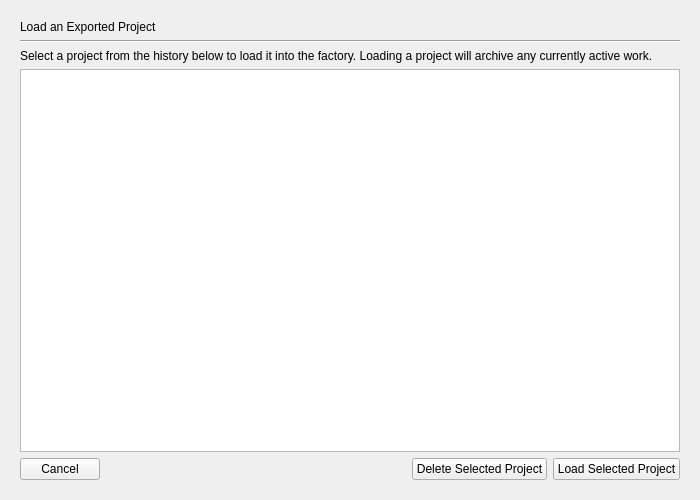
<?xml version="1.0" encoding="UTF-8"?>
<ui version="4.0">
 <class>LoadProjectPage</class>
 <widget class="QWidget" name="LoadProjectPage">
  <property name="geometry">
   <rect>
    <x>0</x>
    <y>0</y>
    <width>700</width>
    <height>500</height>
   </rect>
  </property>
  <property name="windowTitle">
   <string>Form</string>
  </property>
  <layout class="QVBoxLayout" name="verticalLayout">
   <property name="leftMargin">
    <number>20</number>
   </property>
   <property name="topMargin">
    <number>20</number>
   </property>
   <property name="rightMargin">
    <number>20</number>
   </property>
   <property name="bottomMargin">
    <number>20</number>
   </property>
   <item>
    <widget class="QLabel" name="headerLabel">
     <property name="text">
      <string>Load an Exported Project</string>
     </property>
    </widget>
   </item>
   <item>
    <widget class="Line" name="line">
     <property name="orientation">
      <enum>Qt::Horizontal</enum>
     </property>
    </widget>
   </item>
   <item>
    <widget class="QLabel" name="instructionLabel">
     <property name="text">
      <string>Select a project from the history below to load it into the factory. Loading a project will archive any currently active work.</string>
     </property>
     <property name="wordWrap">
      <bool>true</bool>
     </property>
    </widget>
   </item>
   <item>
    <widget class="QTableView" name="projectsTableView"/>
   </item>
   <item>
    <layout class="QHBoxLayout" name="horizontalLayout">
     <item>
      <widget class="QPushButton" name="backButton">
       <property name="text">
        <string>Cancel</string>
       </property>
      </widget>
     </item>
     <item>
      <spacer name="horizontalSpacer">
       <property name="orientation">
        <enum>Qt::Horizontal</enum>
       </property>
       <property name="sizeHint" stdset="0">
        <size>
         <width>40</width>
         <height>20</height>
        </size>
       </property>
      </spacer>
     </item>
     <item>
      <widget class="QPushButton" name="deleteButton">
       <property name="text">
        <string>Delete Selected Project</string>
       </property>
      </widget>
     </item>
     <item>
      <widget class="QPushButton" name="loadButton">
       <property name="text">
        <string>Load Selected Project</string>
       </property>
      </widget>
     </item>
    </layout>
   </item>
  </layout>
 </widget>
 <resources/>
 <connections/>
</ui>
